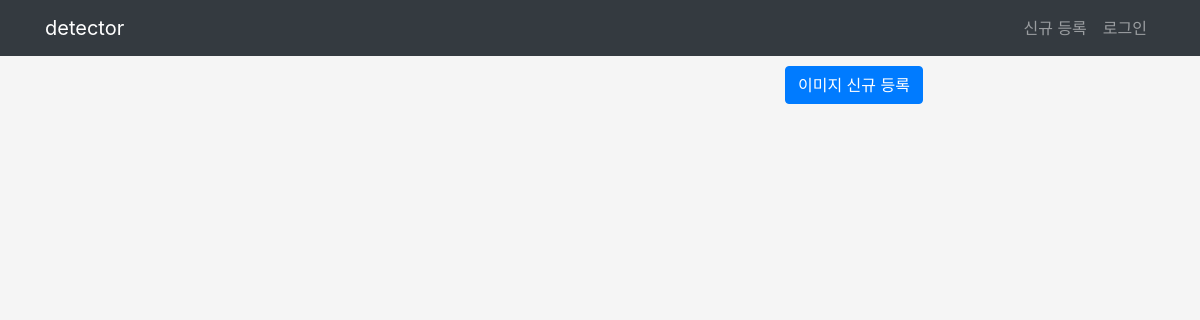
The app's page /, older data.
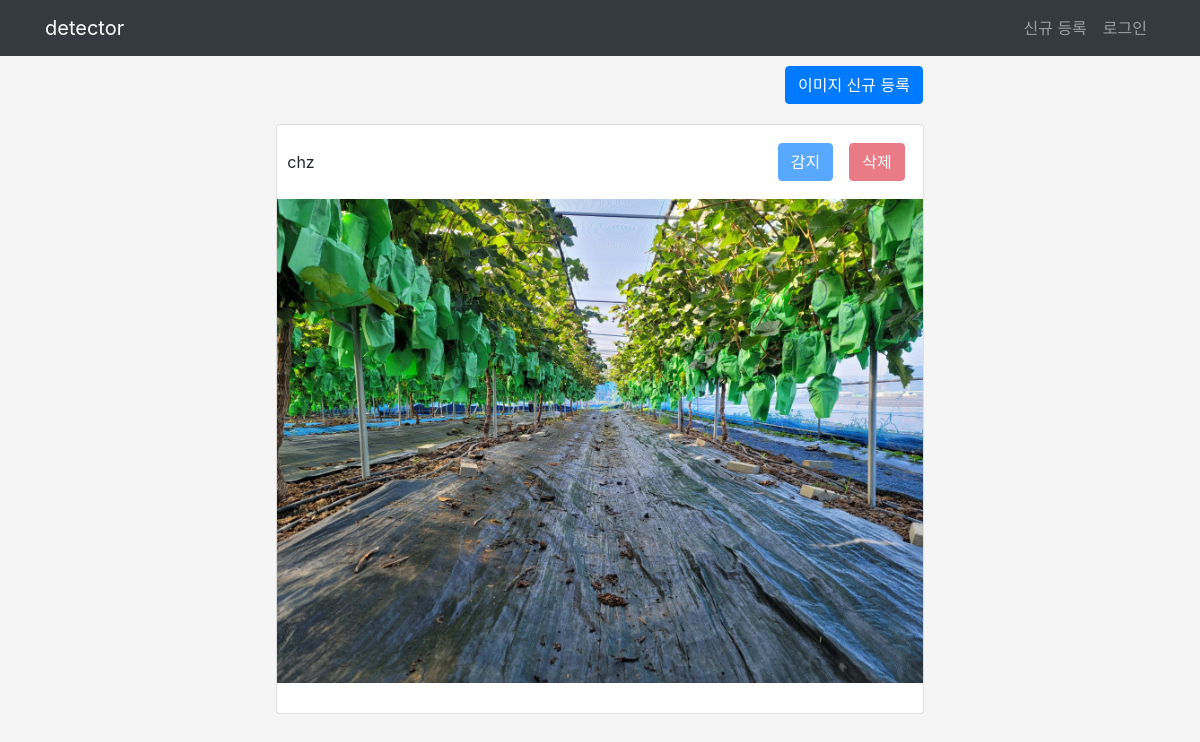
The same page, newer data.
### apps/crud/models.py (models this page shows, shortened)
class User(db.Model, UserMixin):
    __tablename__ = "users"
    id = db.Column(db.Integer, primary_key=True)
    username = db.Column(db.String, index=True)
    email = db.Column(db.String, unique=True, index=True)
    password_hash = db.Column(db.String)
    created_at = db.Column(db.DateTime, default=datetime.now)
    updated_at = db.Column(db.DateTime, default=datetime.now, onupdate=datetime.now)
    @property
    def password(self):
        raise AttributeError("읽어 들일 수 없음")
    user_images = db.relationship(
        "UserImage", backref="user", order_by="desc(UserImage.id)"
    )

### apps/detector/models.py (models this page shows)
class UserImage(db.Model):
    __tablename__ = "user_images"
    id = db.Column(db.Integer, primary_key=True)
    user_id = db.Column(db.String, db.ForeignKey("users.id"))
    image_path = db.Column(db.String)
    is_detected = db.Column(db.Boolean, default=False)
    created_at = db.Column(db.DateTime, default=datetime.now)
    updated_at = db.Column(db.DateTime, default=datetime.now, onupdate=datetime.now)

### apps/detector/views.py (the view)
@dt.route("/")
def index():
    user_images = (
        db.session.query(User, UserImage)
        .join(UserImage)
        .filter(User.id == UserImage.user_id)
        .all()
    )
    user_image_tag_dict = {}
    for user_image in user_images:
        user_image_tags = (
            db.session.query(UserImageTag)
            .filter(UserImageTag.user_image_id == user_image.UserImage.id)
            .all()
        )
        user_image_tag_dict[user_image.UserImage.id] = user_image_tags
    detector_form = DetectorForm()
    delete_form = DeleteForm()
    return render_template(
        "detector/index.html",
        user_images=user_images,
        user_image_tag_dict=user_image_tag_dict,
        detector_form=detector_form,
        delete_form=delete_form,
    )

### apps/detector/forms.py
class DetectorForm(FlaskForm):
    submit = SubmitField("감지")

class DeleteForm(FlaskForm):
    submit = SubmitField("삭제")

### apps/detector/templates/detector/index.html (shortened to what this page needs)
{% extends "detector/base.html" %}
{% block content %}
<div class="col-md-10 text-right dt-image-register-btn">
    <a href="{{url_for('detector.upload_image')}}" class="btn btn-primary">이미지 신규 등록</a>
</div>
{% for user_image in user_images%}
<div class="card col-md-7 dt-image-content">
    <header class="d-flex justify-content-between">
        <div class="dt-image-username">{{user_image.User.username}}</div>
        <div class="d-flex flex-row-reverse">
            <div class="p-2">
                <form action="{{ url_for('detector.delete_image', image_id=user_image.UserImage.id) }}" method="POST">
                    {% if current_user.id == user_image.User.id %}
                    {{ delete_form.submit(class="btn btn-danger") }}
                    {% else %}
                    {{ delete_form.submit(class="btn btn-danger", disabled="disabled") }}
                    {% endif %}
                </form>
            </div>
            <div class="p-2">
                <form action="{{ url_for('detector.detect', image_id=user_image.UserImage.id) }}" method="POST">
                    {% if current_user.id == user_image.User.id and user_image.UserImage.is_detected == False %}
                    {{detector_form.submit(class="btn btn-primary")}}
                    {% else %}
                    {{ detector_form.submit(class="btn btn-primary",disabled="disabled")}}
                    {% endif %}
                </form>
            </div>
        </div>
    </header>
    <section>
        <img src="{{url_for('detector.image_file', filename=user_image.UserImage.image_path)}}" alr="업로드 이미지">
    </section>
    <footer>
    </footer>
</div>
{% endfor %}
{% endblock %}

### apps/detector/templates/detector/base.html (shortened to what this page needs)
<!DOCTYPE html>
<html lang="ko">
<head>
    <link rel="stylesheet" href="{{ url_for('static', filename='css/bootstrap.min.css') }}" />
    <link rel="stylesheet" href="{{ url_for('static', filename='css/style.css') }}" />
</head>
<body>
    <nav class="navbar navbar-expand-lg navbar-dark bg-dark">
        <div class="container">
            <a class="navbar-brand" href="{{url_for('detector.index')}}">detector</a>
            <ul class="navbar-nav">
                {% if current_user.is_authenticated %}
                <li class="nav-item">
                    <span class="nav-link">{{current_user.username}}</span>
                </li>
                <li class="nav-item">
                    <a href="{{url_for('auth.logout')}}" class="nav-link">로그아웃</a>
                </li>
                {% else %}
                <li class="nav-item">
                    <a href="{{url_for('auth.signup')}}" class="nav-link">신규 등록</a>
                </li>
                <li class="nav-item">
                    <a href="{{url_for('auth.login')}}" class="nav-link">로그인</a>
                </li>
                {% endif %}
            </ul>
        </div>
    </nav>
    <section class="container">
        {% block content %}{% endblock %}
    </section>
</body>
</html>

### apps/static/css/style.css (style rules this page uses)
body { background-color: #f5f5f5; }
.dt-image-content { margin: 20px auto; padding: 0; }
.dt-image-username { padding-top: 15px; }
.dt-image-register-btn { padding: 10px 47px 0 0; }
.dt-image-content header { padding: 10px 10px 0 10px; }
.dt-image-content section { padding: 10px 0; margin: auto; }
.dt-image-content footer { padding: 10px; }
.dt-image-content section img { width: 100%; }

Row changes from the older to the newer data that the page shows:
added User: User.username "chz", image_path (picture)
